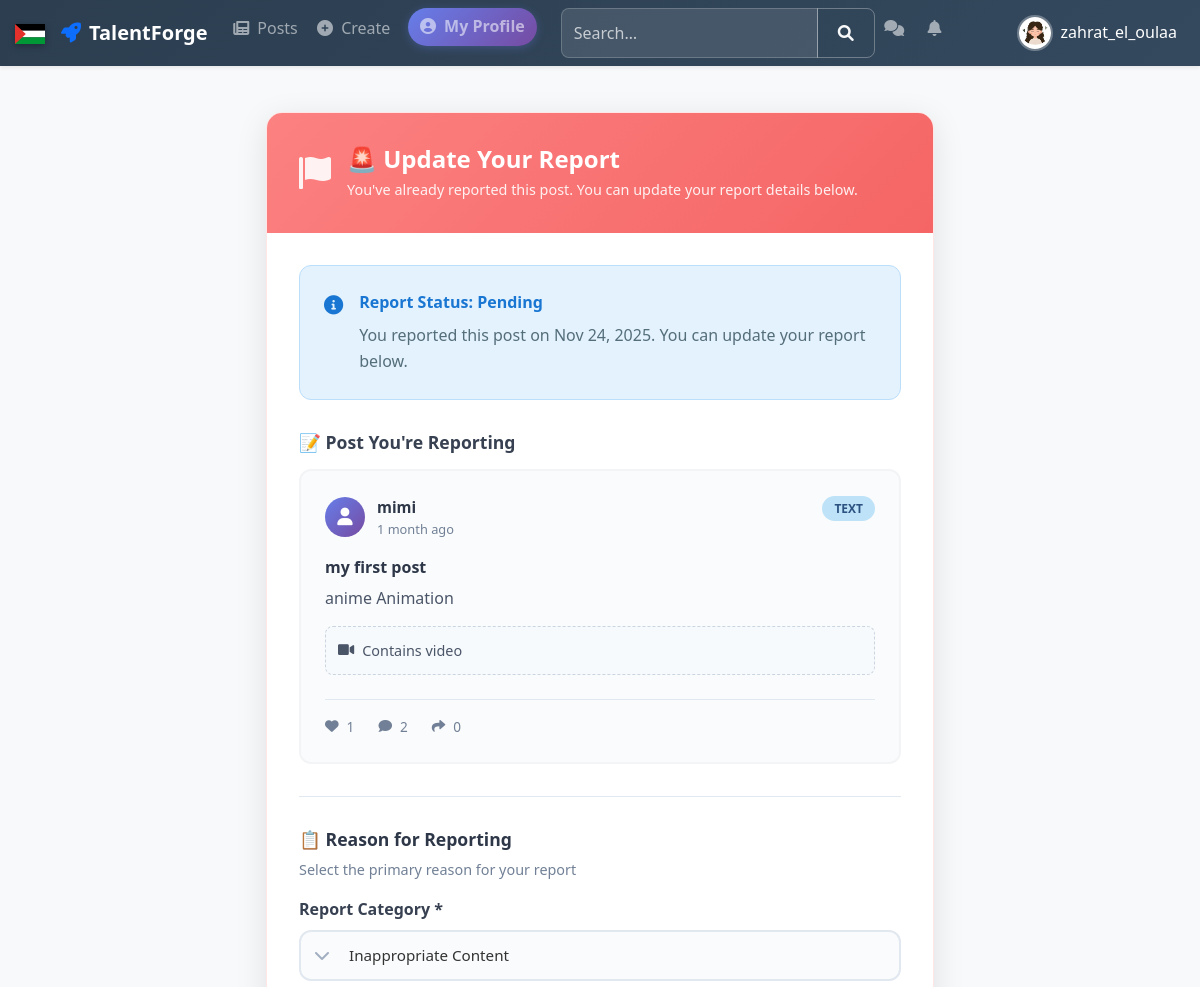
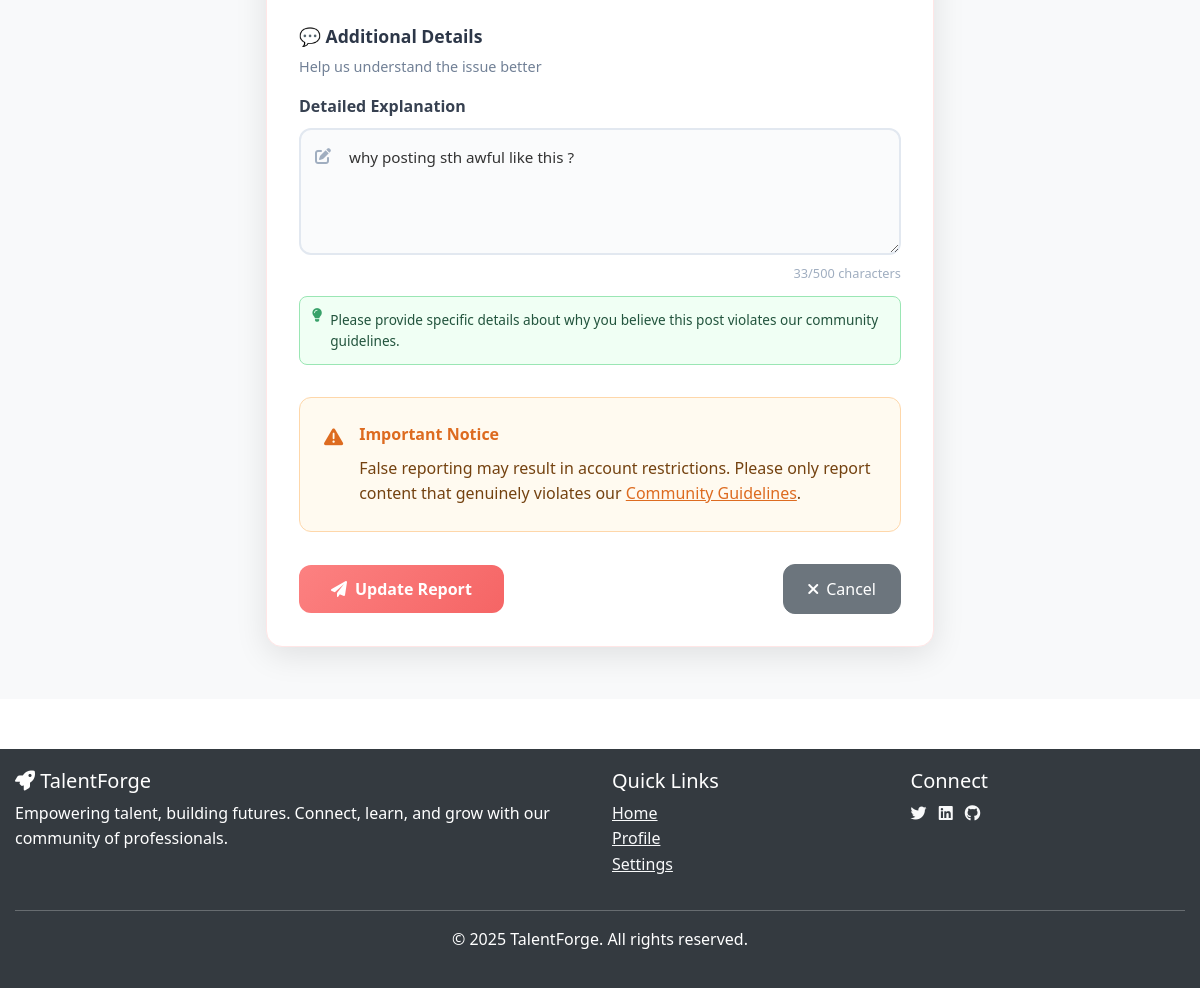
The page /posts/report/1/ (signed in) on the database its author committed (2 pictures, top to bottom).
### base/models.py (models this page shows, shortened)
class UserProfile(models.Model):
    user = models.OneToOneField(User, on_delete=models.CASCADE)
    bio = models.TextField(max_length=500, blank=True)
    location = models.CharField(max_length=100, blank=True)
    website = models.URLField(blank=True)
    profile_picture = models.ImageField(upload_to='profile_pictures/', blank=True, null=True)
    profile_picture_url = models.URLField(blank=True)
    created_at = models.DateTimeField(auto_now_add=True)
    updated_at = models.DateTimeField(auto_now=True)
    @property
    def get_profile_picture(self):
        if self.profile_picture:
            return self.profile_picture.url
        if self.profile_picture_url:
            return self.profile_picture_url
        return f'https://ui-avatars.com/api/?name={self.user.username}&background=007bff&color=fff&size=150&bold=true'

### posts/models.py (models this page shows, shortened)
class Report(models.Model):
    REPORT_CHOICES = [
        ('spam', 'Spam'),
        ('harassment', 'Harassment'),
        ('inappropriate', 'Inappropriate Content'),
        ('violence', 'Violence'),
        ('hate_speech', 'Hate Speech'),
        ('other', 'Other'),
    ]
    STATUS_CHOICES = [
        ('pending', 'Pending'),
        ('under_review', 'Under Review'),
        ('resolved', 'Resolved'),
        ('dismissed', 'Dismissed'),
    ]
    post = models.ForeignKey('Post', on_delete=models.CASCADE, related_name='reports', null=True, blank=True)
    reported_user = models.ForeignKey(User, on_delete=models.CASCADE, related_name='reports_against', null=True, blank=True)
    reporter = models.ForeignKey(User, on_delete=models.CASCADE, related_name='reports_made')
    reason = models.CharField(max_length=20, choices=REPORT_CHOICES)
    description = models.TextField(blank=True, null=True, help_text="Additional details about the report")
    status = models.CharField(max_length=15, choices=STATUS_CHOICES, default='pending')
    created_at = models.DateTimeField(auto_now_add=True)
    updated_at = models.DateTimeField(auto_now=True)
    class Meta:
        ordering = ['-created_at']

class Post(models.Model):
    POST_TYPES = [
        ('text', 'Text'),
        ('image', 'Image'),
        ('video', 'Video'),
        ('job', 'Job Offer'),
    ]
    author = models.ForeignKey(User, on_delete=models.CASCADE, related_name='posts')
    type = models.CharField(max_length=10, choices=POST_TYPES)
    title = models.CharField(max_length=200, blank=True, null=True)
    content = models.TextField(blank=True, null=True)
    image = models.ImageField(upload_to='posts/images/', blank=True, null=True)
    video = models.FileField(upload_to='posts/videos/', blank=True, null=True)
    created_at = models.DateTimeField(auto_now_add=True)
    shared_post = models.ForeignKey('self', on_delete=models.CASCADE, null=True, blank=True, related_name='shares')

### posts/views.py (the view)
# urls.py: path('report/<int:post_id>/', views.report_post, name='report_post'),
@login_required
def report_post(request, post_id):
    post = get_object_or_404(Post, id=post_id)
    print(f"🔍 DEBUG: User email: {request.user.email}")
    if not request.user.email:
        messages.warning(request, 'Please add an email address to your account to receive confirmation emails.')
    existing_report = Report.objects.filter(post=post, reporter=request.user).first()
    if request.method == 'POST':
        form = ReportForm(request.POST)
        if form.is_valid():
            if existing_report:
                existing_report.reason = form.cleaned_data['reason']
                existing_report.description = form.cleaned_data['description']
                existing_report.status = 'pending'
                existing_report.save()
                messages.success(request, 'Your report has been updated successfully.')
            else:
                report = form.save(commit=False)
                report.post = post
                report.reporter = request.user
                report.save()
                messages.success(request, 'Thank you for reporting this post. We have sent you a confirmation email.')
            if request.headers.get('x-requested-with') == 'XMLHttpRequest':
                return JsonResponse({'success': True, 'message': 'Report submitted successfully'})
            return redirect('posts:post_detail', pk=post.id)
    else:
        initial_data = {}
        if existing_report:
            initial_data = {
                'reason': existing_report.reason,
                'description': existing_report.description
            }
        form = ReportForm(initial=initial_data)
    context = {
        'form': form,
        'post': post,
        'existing_report': existing_report,
    }
    return render(request, 'posts/report_post.html', context)

### posts/templates/posts/report_post.html (shortened to what this page needs)
{% extends 'base.html' %}
{% load static %}
{% block content %}
<div class="report-container">
    <div class="report-card">
        <div class="report-header">
            <div class="report-icon">
                <i class="fas fa-flag"></i>
            </div>
            <div class="report-title">
                <h2>
                    {% if existing_report %}
                        🚨 Update Your Report
                    {% else %}
                        🚩 Report This Post
                    {% endif %}
                </h2>
                <p class="report-subtitle">
                    {% if existing_report %}
                        You've already reported this post. You can update your report details below.
                    {% else %}
                        Help us keep TalentForge safe by reporting inappropriate content.
                    {% endif %}
                </p>
            </div>
        </div>
        <div class="report-body">
            {% if existing_report %}
            <div class="alert alert-info existing-report-alert">
                <div class="alert-icon">
                    <i class="fas fa-info-circle"></i>
                </div>
                <div class="alert-content">
                    <strong>Report Status: {{ existing_report.get_status_display }}</strong>
                    <p>You reported this post on {{ existing_report.created_at|date:"M d, Y" }}. You can update your report below.</p>
                </div>
            </div>
            {% endif %}
            <div class="post-preview-section">
                <h5 class="preview-title">📝 Post You're Reporting</h5>
                <div class="post-preview-card">
                    <div class="preview-header">
                        <div class="author-info">
                            <div class="author-avatar">
                                {% if post.author.profile.profile_picture %}
                                    <img src="{{ post.author.profile.profile_picture.url }}"
                                         alt="{{ post.author.username }}">
                                {% else %}
                                    <div class="default-avatar">
                                        <i class="fas fa-user"></i>
                                    </div>
                                {% endif %}
                            </div>
                            <div class="author-details">
                                <strong class="author-name">{{ post.author.username }}</strong>
                                <span class="post-time">{{ post.created_at|timesince }} ago</span>
                            </div>
                        </div>
                        <div class="post-type">
                            <span class="post-badge {{ post.type }}">{{ post.get_type_display }}</span>
                        </div>
                    </div>
                    <div class="preview-content">
                        {% if post.title %}
                        <h6 class="post-title">{{ post.title }}</h6>
                        {% endif %}
                        <p class="post-text">{{ post.content|truncatewords:50 }}</p>
                        {% if post.video %}
                        <div class="post-media">
                            <div class="media-indicator">
                                <i class="fas fa-video"></i>
                                <span>Contains video</span>
                            </div>
                        </div>
                        {% endif %}
                    </div>
                    <div class="preview-stats">
                        <div class="stat-item">
                            <i class="fas fa-heart"></i>
                            <span>{{ post.reactions.count }}</span>
                        </div>
                        <div class="stat-item">
                            <i class="fas fa-comment"></i>
                            <span>{{ post.comments.count }}</span>
                        </div>
                        <div class="stat-item">
                            <i class="fas fa-share"></i>
                            <span>{{ post.post_shares.count }}</span>
                        </div>
                    </div>
                </div>
            </div>
            <div class="report-form-section">
                <form method="POST" class="report-form">
                    <div class="form-section">
                        <div class="section-header">
                            <h5>📋 Reason for Reporting</h5>
                            <p class="section-subtitle">Select the primary reason for your report</p>
                        </div>
                        <div class="form-group">
                            <label for="{{ form.reason.id_for_label }}" class="form-label">
                                Report Category *
                            </label>
                            <div class="select-container">
                                {{ form.reason }}
                                <div class="select-icon">
                                </div>
                            </div>
                        </div>
                    </div>
                    <div class="form-section">
                        <div class="section-header">
                            <h5>💬 Additional Details</h5>
                            <p class="section-subtitle">Help us understand the issue better</p>
                        </div>
                        <div class="form-group">
                            <label for="{{ form.description.id_for_label }}" class="form-label">
                                Detailed Explanation
                            </label>
                            <div class="textarea-container">
                                {{ form.description }}
                                <div class="textarea-icon">
                                    <i class="fas fa-edit"></i>
                                </div>
                            </div>
                            <div class="char-count">
                                <span id="charCount">0</span>/500 characters
                            </div>
                            <div class="form-help">
                                <i class="fas fa-lightbulb"></i>
                                Please provide specific details about why you believe this post violates our community guidelines.
                            </div>
                        </div>
                    </div>
                    <div class="warning-alert">
                        <div class="warning-icon">
                            <i class="fas fa-exclamation-triangle"></i>
                        </div>
                        <div class="warning-content">
                            <strong>Important Notice</strong>
                            <p>False reporting may result in account restrictions. Please only report content that genuinely violates our <a href="#" class="guidelines-link">Community Guidelines</a>.</p>
                        </div>
                    </div>
                    <div class="form-actions">
                        <button type="submit" class="btn btn-primary report-btn">
                            <i class="fas fa-paper-plane"></i>
                            {% if existing_report %}Update Report{% else %}Submit Report{% endif %}
                        </button>
                        <div class="action-buttons">
                            <a href="{% url 'posts:post_detail' post.id %}" class="btn btn-secondary cancel-btn">
                                <i class="fas fa-times"></i>
                                Cancel
                            </a>
                        </div>
                    </div>
                </form>
            </div>
        </div>
    </div>
</div>
{% endblock %}

### templates/includes/navbar.html (shortened to what this page needs)
<nav class="navbar navbar-expand-lg navbar-dark bg-dark shadow-sm py-2 fixed-top">
    <div class="container">
        <div class="d-flex align-items-center">
            <div class="palestine-flag me-3" aria-label="Drapeau de la Palestine">
                <svg viewBox="0 0 36 24" width="30" height="20" aria-hidden="true">
                    <rect y="0" width="36" height="8" fill="#000"/>
                    <rect y="8" width="36" height="8" fill="#fff"/>
                    <rect y="16" width="36" height="8" fill="#009736"/>
                    <polygon points="0,0 13,12 0,24" fill="#e4312b"/>
                </svg>
            </div>
            <a class="navbar-brand fw-bold d-flex align-items-center" href="{% url 'base:home' %}">
                <i class="fas fa-rocket me-2 text-primary"></i> TalentForge
            </a>
        </div>
        <div class="collapse navbar-collapse" id="navbarNav">
            <ul class="navbar-nav me-auto mt-2 mt-lg-0">
                {% if user.is_authenticated %}
                <li class="nav-item">
                    <a class="nav-link" href="{% url 'posts:post_list' %}">
                        <i class="fas fa-newspaper me-1"></i> Posts
                    </a>
                </li>
                <li class="nav-item">
                    <a class="nav-link" href="{% url 'posts:post_create' %}">
                        <i class="fas fa-plus-circle me-1"></i> Create
                    </a>
                </li>
                <li class="nav-item">
                    <a class="nav-link quick-profile-link" href="/posts/profile/{{ user.username }}/">
                        <i class="fas fa-user-circle me-1"></i> My Profile
                    </a>
                </li>
                <li class="nav-item d-flex align-items-center">
                    <form class="d-flex ms-lg-3 my-2 my-lg-0 search-navbar" method="GET"
                          action="{% url 'posts:search' %}">
                        <div class="input-group">
                            <input type="text" name="q" class="form-control"
                                   placeholder="Search…" value="{{ request.GET.q|default:'' }}">
                            <button class="btn btn-outline-light" type="submit">
                                <i class="fas fa-search"></i>
                            </button>
                        </div>
                    </form>
                </li>
                <li class="nav-item">
                    <a class="nav-link" href="{% url 'posts:messages' %}">
                        <i class="fas fa-comments me-1"></i>
                    </a>
                </li>
                <li class="nav-item">
                    <a class="nav-link" href="{% url 'posts:notifications' %}">
                        <i class="fas fa-bell me-1"></i>
                    </a>
                </li>
                {% endif %}
            </ul>
            <ul class="navbar-nav">
                {% if user.is_authenticated %}
<li class="nav-item dropdown">
    <a
       href="#"
       data-bs-toggle="dropdown"
       aria-expanded="false"
       style="display: flex; align-items: center; gap: 8px; padding: 4px 8px; border-radius: 6px; text-decoration: none; color: white;">
        <div class="user-avatar-container">
            {% if user.userprofile.get_profile_picture %}
                <div style="width: 36px; height: 36px; border-radius: 50%; overflow: hidden; border: 2px solid rgba(255,255,255,0.3);">
                    <img src="{{ user.userprofile.get_profile_picture }}"
                         alt="{{ user.username }}"
                         style="width: 100%; height: 100%; object-fit: cover; display: block;">
                </div>
            {% endif %}
        </div>
        <span class="username-text">{{ user.username }}</span>
    </a>
                </li>
                {% endif %}
            </ul>
        </div>
    </div>
</nav>

### rows shown on the page
Report: status "Pending", created_at "Nov 24, 2025", reason "Inappropriate Content", description "why posting sth awful like this ?"
Post: author.username "mimi", created_at "1 month", type "TEXT", title "my first post", content "anime Animation", reactions.count "1", comments.count "2", post_shares.count "0"

### other values the page prints
{{ user.username }} "zahrat_el_oulaa"
